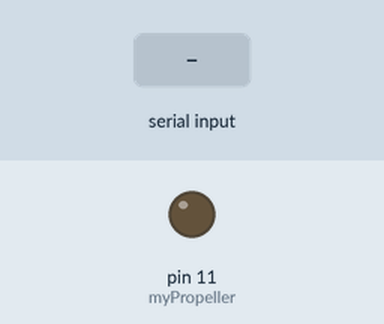
This sketch was run on a simulated Arduino Uno, built with avr-gcc and run on an emulated ATmega328P. On the bench: output pins drawn as LEDs (lit = HIGH). The test bench sets the inputs (shaded band).

Above: at 1.2 s.
1.3 s: "p" received over Serial
At 1.6 s:
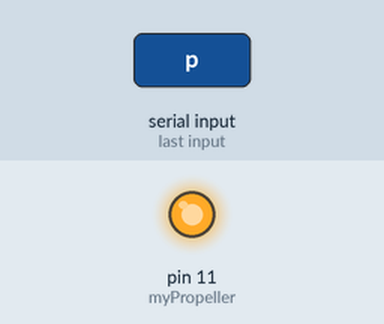
Timing chart, 0 to 4.3 s (numbered marks = the images above; inputs shaded):
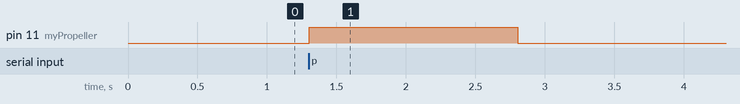

Measured:
- after the input at 1.3 s, pin 11 (myPropeller): LOW → HIGH at once, → LOW 1.5 s later

The sketch:

propeller.ino
```cpp
// defining propeller pin

const int myPropeller = 11;


void setup() {
// initialize serial communication at 9600 bps
Serial.begin(9600);

// defining propeller as output pin
pinMode(myPropeller, OUTPUT);

}

void loop(){

  if(Serial.available() > 0){
    char cmdLetter = Serial.read();

      if(cmdLetter == 'p'){
        digitalWrite(myPropeller, HIGH);
	delay(1500);
	digitalWrite(myPropeller, LOW);
      }
  }
 delay(10);
}
```
